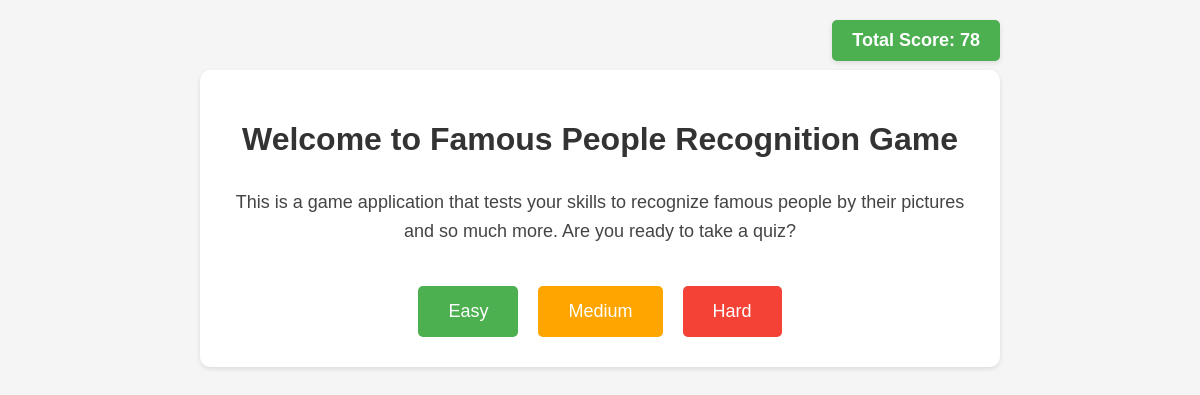
The page / (signed in) on the database as committed earlier.
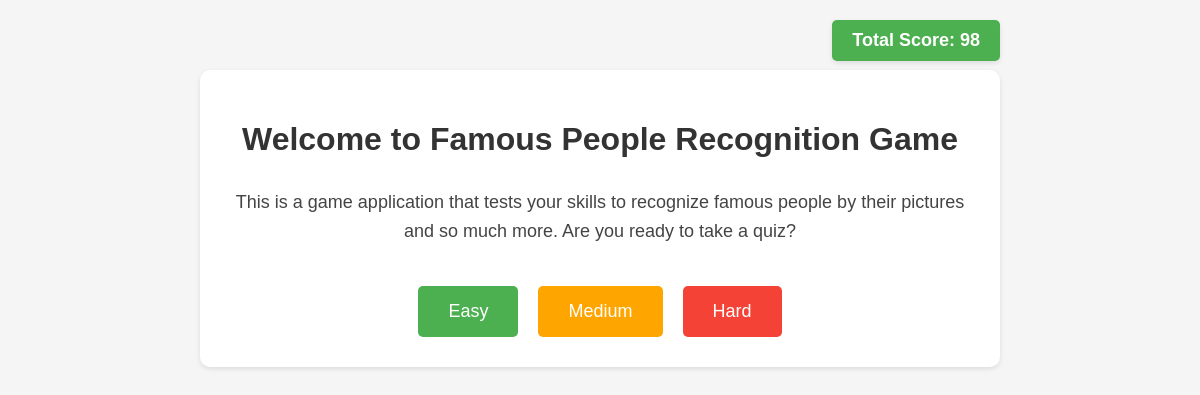
The same page on the database as committed later.
### members/models.py (models this page shows)
class CustomUser(User):
    score = models.IntegerField(default=0)

### members/views.py (the view)
# urls.py: path('', views.difficulty, name='difficulty'),
def difficulty(request):
    if not request.user.is_authenticated:
        return redirect('login')
    user = CustomUser.objects.get(id=request.user.id)
    return render(request, 'difficulty.html', {'user': user})

### members/templates/difficulty.html (shortened to what this page needs)
<!DOCTYPE html>
<html>
<head>
</head>
<body>
    <div class="score-display">
        Total Score: {{ user.score }}
    </div>
    <div class="container">
        <h1>Welcome to Famous People Recognition Game</h1>
        <div class="description">
            <p>This is a game application that tests your skills to recognize famous people by their pictures and so much more. Are you ready to take a quiz?</p>
        </div>
        <div class="button-container">
            <a href="{% url 'quiz' 'easy' %}" class="difficulty-button easy">Easy</a>
            <a href="{% url 'quiz' 'medium' %}" class="difficulty-button medium">Medium</a>
            <a href="{% url 'quiz' 'hard' %}" class="difficulty-button hard">Hard</a>
        </div>
    </div>
</body>
</html>

### members/templates/difficulty.html (style rules this page uses)
body { font-family: Arial, sans-serif; max-width: 800px; margin: 0 auto; padding: 20px; text-align: center; background-color: #f5f5f5; position: relative; }
.score-display { position: absolute; top: 20px; right: 20px; background-color: #4CAF50; color: white; padding: 10px 20px; border-radius: 5px; font-size: 18px; font-weight: bold; box-shadow: 0 2px 5px rgba(0,0,0,0.1); }
.container { background-color: white; padding: 30px; border-radius: 10px; box-shadow: 0 2px 5px rgba(0,0,0,0.1); margin-top: 50px; }
h1 { color: #333; margin-bottom: 30px; }
.description { font-size: 18px; line-height: 1.6; color: #444; margin-bottom: 40px; }
.button-container { display: flex; justify-content: center; gap: 20px; margin-top: 30px; }
.difficulty-button { padding: 15px 30px; font-size: 18px; border: none; border-radius: 5px; cursor: pointer; transition: transform 0.2s, background-color 0.2s; text-decoration: none; color: white; }
.easy { background-color: #4CAF50; }
.medium { background-color: #FFA500; }
.hard { background-color: #f44336; }

Rows that differ between the two databases and show on the page:
changed CustomUser: score "78" → "98"
